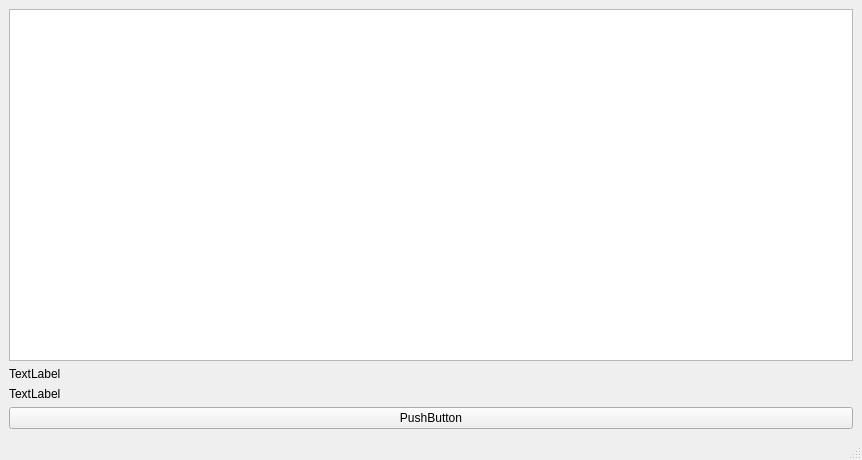
<?xml version="1.0" encoding="UTF-8"?>
<ui version="4.0">
 <class>MainWindow</class>
 <widget class="QMainWindow" name="MainWindow">
  <property name="geometry">
   <rect>
    <x>0</x>
    <y>0</y>
    <width>862</width>
    <height>460</height>
   </rect>
  </property>
  <property name="windowTitle">
   <string>MainWindow</string>
  </property>
  <property name="styleSheet">
   <string notr="true"/>
  </property>
  <widget class="QWidget" name="centralwidget">
   <layout class="QVBoxLayout" name="verticalLayout">
    <item>
     <widget class="QGraphicsView" name="graphicsView"/>
    </item>
    <item>
     <widget class="QLabel" name="label">
      <property name="text">
       <string>TextLabel</string>
      </property>
     </widget>
    </item>
    <item>
     <widget class="QLabel" name="label_2">
      <property name="text">
       <string>TextLabel</string>
      </property>
     </widget>
    </item>
    <item>
     <widget class="QPushButton" name="pushButton">
      <property name="text">
       <string>PushButton</string>
      </property>
     </widget>
    </item>
   </layout>
  </widget>
  <widget class="QMenuBar" name="menubar">
   <property name="geometry">
    <rect>
     <x>0</x>
     <y>0</y>
     <width>862</width>
     <height>21</height>
    </rect>
   </property>
  </widget>
  <widget class="QStatusBar" name="statusbar"/>
 </widget>
 <resources/>
 <connections/>
</ui>
